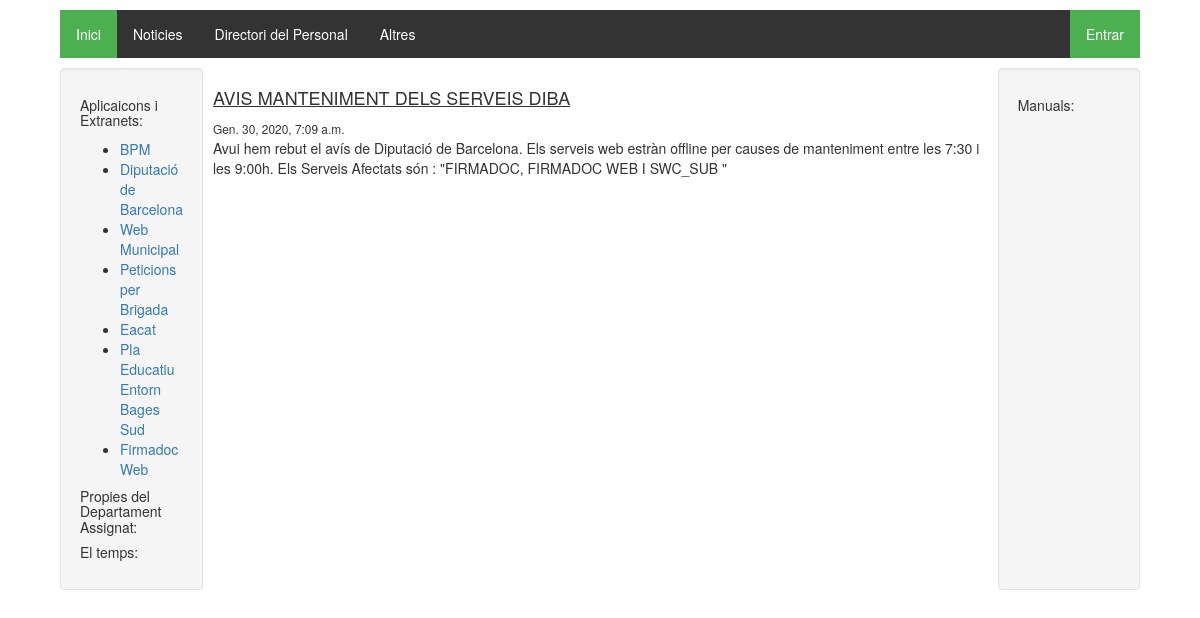
The app's page /intranet/noticies/, older data.
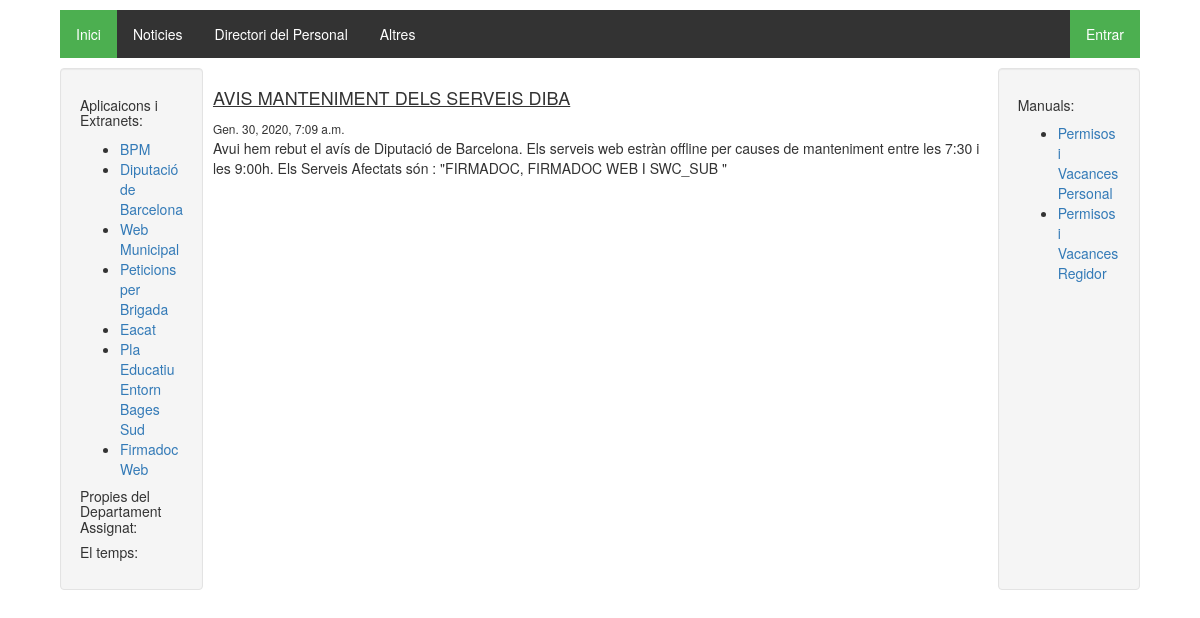
The same page, newer data.
### intranet/models.py (models this page shows, shortened)
class Links(models.Model):
    titol = models.CharField(max_length=100)
    url = models.CharField(max_length=250)
    tipologia = (
        ('privat','privat'),
        ('public','public'),
    )
    tipus = models.CharField(max_length=20, choices=tipologia, default='public')
    areas = models.ManyToManyField(Area)

class Noticia(models.Model):
    titol = models.CharField(max_length=100)
    text = models.TextField(null = True, blank=True)
    document = models.FileField(upload_to='noticies', blank=True, null=True)
    creat_en = models.DateTimeField(auto_now_add=True)
    publicat = models.BooleanField(default=False)
    destacada = models.BooleanField(default=False)
    def was_published_recently(self):
        return self.creat_en >= timezone.now() - datetime.timedelta(days=1)
    was_published_recently.admin_order_field = 'creat_en'
    was_published_recently.boolean = True
    was_published_recently.short_description = 'Publicat recentment?'

class Manual(models.Model):
    titol = models.CharField(max_length=100)
    text = models.TextField(null = True, blank=True)
    document = models.FileField(upload_to='manuals', blank=True, null=True)
    creat_en = models.DateTimeField(auto_now_add=True)
    publicat = models.BooleanField(default=False)
    def was_published_recently(self):
        return self.creat_en >= timezone.now() - datetime.timedelta(days=1)
    was_published_recently.admin_order_field = 'creat_en'
    was_published_recently.boolean = True
    was_published_recently.short_description = 'Publicat recentment?'

### intranet/views.py (the view)
def noticies(request):
    noticies = Noticia.objects.all().filter(publicat=True)
    context = {'noticies':noticies}
    menu = getMenu(request)
    manual = getManual()
    context.update(menu)
    context.update(manual)
    return render(request, 'noticies.html',context)

### intranet/views.py (called while the page is built)
def getManual():
    manuals = Manual.objects.all().filter(publicat=True)
    context = {'manuals':manuals}
    return context

def getMenu(request):
    links_publics = Links.objects.all().filter(tipus='public')
    try:
        if request.user is not None:
            links_privats = Links.objects.all().filter(areas__in = request.user.areas.all()).exclude(tipus='public')
            context =  {'links_publics':links_publics, 'links_privats':links_privats}
        else:
            context = {'links_publics':links_publics}
    except:
        context = {'links_publics':links_publics}
    return context

### intranet/templates/noticies.html (shortened to what this page needs)
{% extends 'base.html' %}
{% block content %}
<div class="noticies">
    <div>
    {% for noticia in noticies %}
      <h4>{{noticia.titol}}</h4>
      <small>{{noticia.creat_en}}</small>
      <p>{{noticia.text}}</p>
    {% endfor %}
    </div>
</div>
{% endblock %}

### intranet/templates/base.html (shortened to what this page needs)
<!DOCTYPE html>
{% load static %}
{% load group %}
<html lang="es">
  <head>
    <link rel="stylesheet" href="https://maxcdn.bootstrapcdn.com/bootstrap/3.3.5/css/bootstrap.min.css">
    <link rel="stylesheet" href="https://maxcdn.bootstrapcdn.com/font-awesome/4.4.0/css/font-awesome.min.css">
    <link rel="stylesheet" href="//code.jquery.com/ui/1.12.1/themes/base/jquery-ui.css">
    <link rel="stylesheet" href="{% static 'intranet/css/style.css' %}">
  </head>
  <body>
    <div id="heading">
    </div>
    <div class="main_block">
      <div id="options_block">
        <ul class="menu_options">
          <li><a href="{% url 'indexIntranet' %}" class="active">Inici</a></li>
          <li><a href="{% url 'noticies' %}">Noticies</a></li>
          <li><a href="">Directori del Personal</a></li>
          <li><a href="">Altres</a></li>
          {% if not user.is_authenticated %}
            <li class="menu_options_dreta"><a href="{% url 'login' %}" class="active">Entrar</a></li>
          {% endif %}
        </ul>
      </div>
      <div class="second_block">
          <div class="col-md-2 well">
            <h5>Aplicaicons i Extranets:</h5>
            <ul>
              {% for link in links_publics %}
                <li><a href="{{link.url}}" target="_blank">{{link.titol}}</a></li>
              {% endfor %}
            </ul>
            <h5>Propies del Departament Assignat:</h5>
            <h5>El temps:</h5>
        </div>
        {% block content %}
        {% endblock %}
        <div class="col-md-2 well">
          <h5>Manuals:</h5>
          <ul>
            {% for manual in manuals %}
              <li><a target="_blank" href='/static/documents/upload/{{manual.document}}'>{{ manual.titol }}</a></li>
            {% endfor %}
          </ul>
      </div>
      </div>
    </div>
  </body>
  <html>

### tramitador/static/intranet/css/style.css (style rules this page uses)
#heading { display:flex; flex-direction: row; justify-content: center; align-content:center; align-items:center; width: 90%; height: auto; margin-left: auto; margin-right: auto; padding: 5px; text-decoration: underline; font-weight: bold; }
.main_block { display:flex; flex-direction:column; width: 90%; margin-left: auto; margin-right: auto; height: auto; justify-content:flex-start; }
.second_block { margin-top: 10px; display:flex; flex-direction:row; width:100%; height: auto; justify-content:space-between; }
.noticies { display:flex; flex-direction:column; height: auto; width:100%; justify-content: flex-start; padding:10px; }
.noticies h4 { text-decoration: underline; }
ul.menu_options { list-style-type: none; margin: 0; padding: 0; overflow: hidden; background-color: #333; }
ul.menu_options li { float: left; }
ul.menu_options li.menu_options_dreta { float:right; }
ul.menu_options li a { display: block; color: white; text-align: center; padding: 14px 16px; text-decoration: none; }
.active { background-color: #4CAF50; }
a, i { cursor: pointer; }

Row changes from the older to the newer data that the page shows:
added Manual: titol "Permisos i Vacances Personal"
added Manual: titol "Permisos i Vacances Regidor"
